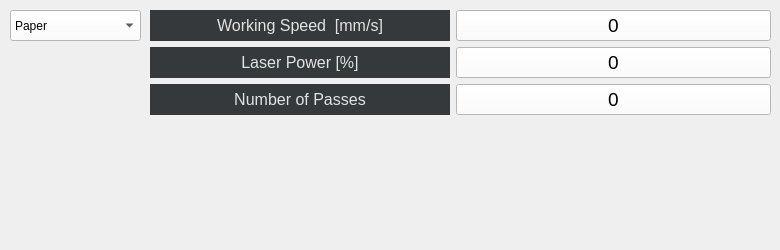
    <widget class="QWidget" name="engraving">
     <attribute name="title">
      <string>Engraving</string>
     </attribute>
     <widget class="QWidget" name="formLayoutWidget_3">
      <property name="geometry">
       <rect>
        <x>150</x>
        <y>10</y>
        <width>621</width>
        <height>231</height>
       </rect>
      </property>
      <layout class="QFormLayout" name="formLayout_3">
       <item row="0" column="0">
        <widget class="QLabel" name="helpTitle_10">
         <property name="minimumSize">
          <size>
           <width>300</width>
           <height>0</height>
          </size>
         </property>
         <property name="font">
          <font>
           <pointsize>12</pointsize>
           <weight>50</weight>
           <bold>false</bold>
          </font>
         </property>
         <property name="styleSheet">
          <string notr="true">background-color: rgb(54, 57, 59);
color: rgb(226, 226, 226);</string>
         </property>
         <property name="text">
          <string>Working Speed  [mm/s]</string>
         </property>
         <property name="alignment">
          <set>Qt::AlignCenter</set>
         </property>
        </widget>
       </item>
       <item row="0" column="1">
        <widget class="QPushButton" name="engravingWorkingSpeedBtn">
         <property name="font">
          <font>
           <pointsize>14</pointsize>
           <weight>50</weight>
           <bold>false</bold>
          </font>
         </property>
         <property name="layoutDirection">
          <enum>Qt::RightToLeft</enum>
         </property>
         <property name="styleSheet">
          <string notr="true">border-color: rgb(255, 255, 255);
background-color: rgb(255, 255, 255);
alternate-background-color: rgb(255, 59, 42);</string>
         </property>
         <property name="text">
          <string>0</string>
         </property>
         <property name="flat">
          <bool>false</bool>
         </property>
        </widget>
       </item>
       <item row="1" column="0">
        <widget class="QLabel" name="helpTitle_16">
         <property name="minimumSize">
          <size>
           <width>300</width>
           <height>0</height>
          </size>
         </property>
         <property name="font">
          <font>
           <pointsize>12</pointsize>
           <weight>50</weight>
           <bold>false</bold>
          </font>
         </property>
         <property name="styleSheet">
          <string notr="true">background-color: rgb(54, 57, 59);
color: rgb(226, 226, 226);</string>
         </property>
         <property name="text">
          <string>Laser Power [%]</string>
         </property>
         <property name="alignment">
          <set>Qt::AlignCenter</set>
         </property>
        </widget>
       </item>
       <item row="1" column="1">
        <widget class="QPushButton" name="engravingLaserPowerBtn">
         <property name="font">
          <font>
           <pointsize>14</pointsize>
           <weight>50</weight>
           <bold>false</bold>
          </font>
         </property>
         <property name="layoutDirection">
          <enum>Qt::RightToLeft</enum>
         </property>
         <property name="styleSheet">
          <string notr="true">border-color: rgb(255, 255, 255);
background-color: rgb(255, 255, 255);
alternate-background-color: rgb(255, 59, 42);</string>
         </property>
         <property name="text">
          <string>0</string>
         </property>
         <property name="flat">
          <bool>false</bool>
         </property>
        </widget>
       </item>
       <item row="2" column="0">
        <widget class="QLabel" name="helpTitle_17">
         <property name="minimumSize">
          <size>
           <width>300</width>
           <height>0</height>
          </size>
         </property>
         <property name="font">
          <font>
           <pointsize>12</pointsize>
           <weight>50</weight>
           <bold>false</bold>
          </font>
         </property>
         <property name="styleSheet">
          <string notr="true">background-color: rgb(54, 57, 59);
color: rgb(226, 226, 226);</string>
         </property>
         <property name="text">
          <string>Number of Passes</string>
         </property>
         <property name="alignment">
          <set>Qt::AlignCenter</set>
         </property>
        </widget>
       </item>
       <item row="2" column="1">
        <widget class="QPushButton" name="engravingNrOfPassesBtn">
         <property name="font">
          <font>
           <pointsize>14</pointsize>
           <weight>50</weight>
           <bold>false</bold>
          </font>
         </property>
         <property name="layoutDirection">
          <enum>Qt::RightToLeft</enum>
         </property>
         <property name="styleSheet">
          <string notr="true">border-color: rgb(255, 255, 255);
background-color: rgb(255, 255, 255);
alternate-background-color: rgb(255, 59, 42);</string>
         </property>
         <property name="text">
          <string>0</string>
         </property>
         <property name="flat">
          <bool>false</bool>
         </property>
        </widget>
       </item>
      </layout>
     </widget>
     <widget class="QComboBox" name="engravingComboBox">
      <property name="geometry">
       <rect>
        <x>10</x>
        <y>10</y>
        <width>131</width>
        <height>31</height>
       </rect>
      </property>
      <property name="styleSheet">
       <string notr="true">background-color: rgb(255, 255, 255);</string>
      </property>
      <item>
       <property name="text">
        <string>Paper</string>
       </property>
      </item>
      <item>
       <property name="text">
        <string>Cardboard</string>
       </property>
      </item>
      <item>
       <property name="text">
        <string>Plywood/Leather</string>
       </property>
      </item>
      <item>
       <property name="text">
        <string>Wood</string>
       </property>
      </item>
      <item>
       <property name="text">
        <string>Aluminium</string>
       </property>
      </item>
      <item>
       <property name="text">
        <string>Metal</string>
       </property>
      </item>
     </widget>
    </widget>
